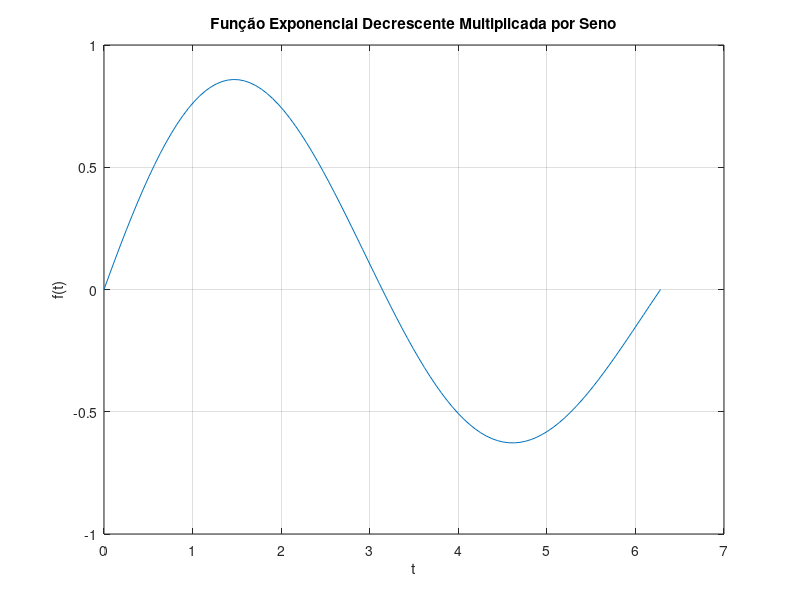

Recreate this plot in MATLAB.
t = 0:2*pi/99:2*pi; # Cria um vetor de 100 pontos entre 0 e 2*pi
f = exp(-0.1*t) .* sin(t);

figure;
plot(t, f);
title("Função Exponencial Decrescente Multiplicada por Seno");
xlabel("t");
ylabel("f(t)");
grid on;

disp('Gráfico plotado! Pressione Enter para fechar...');
pause;
